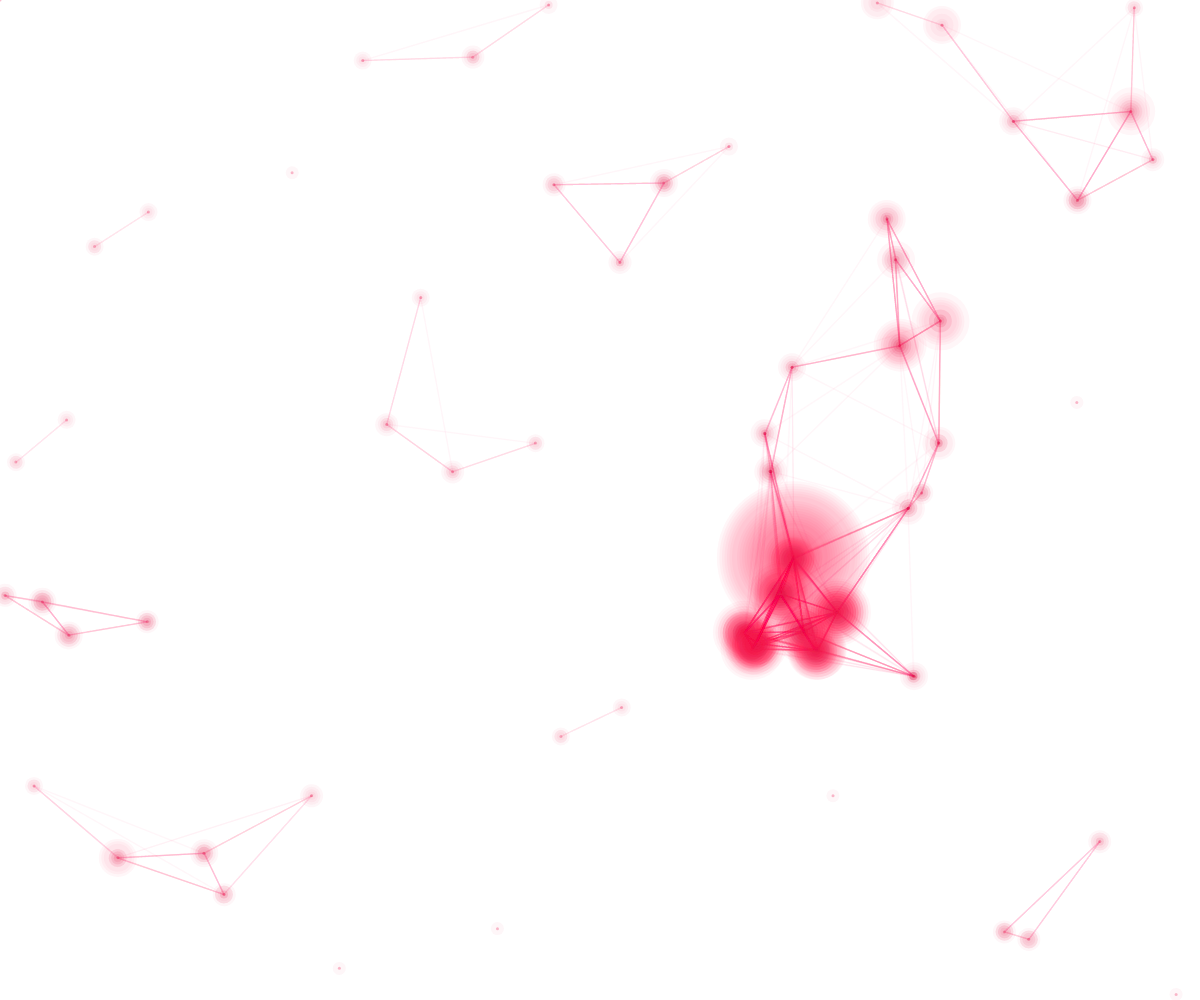
Frame 1 (no input)
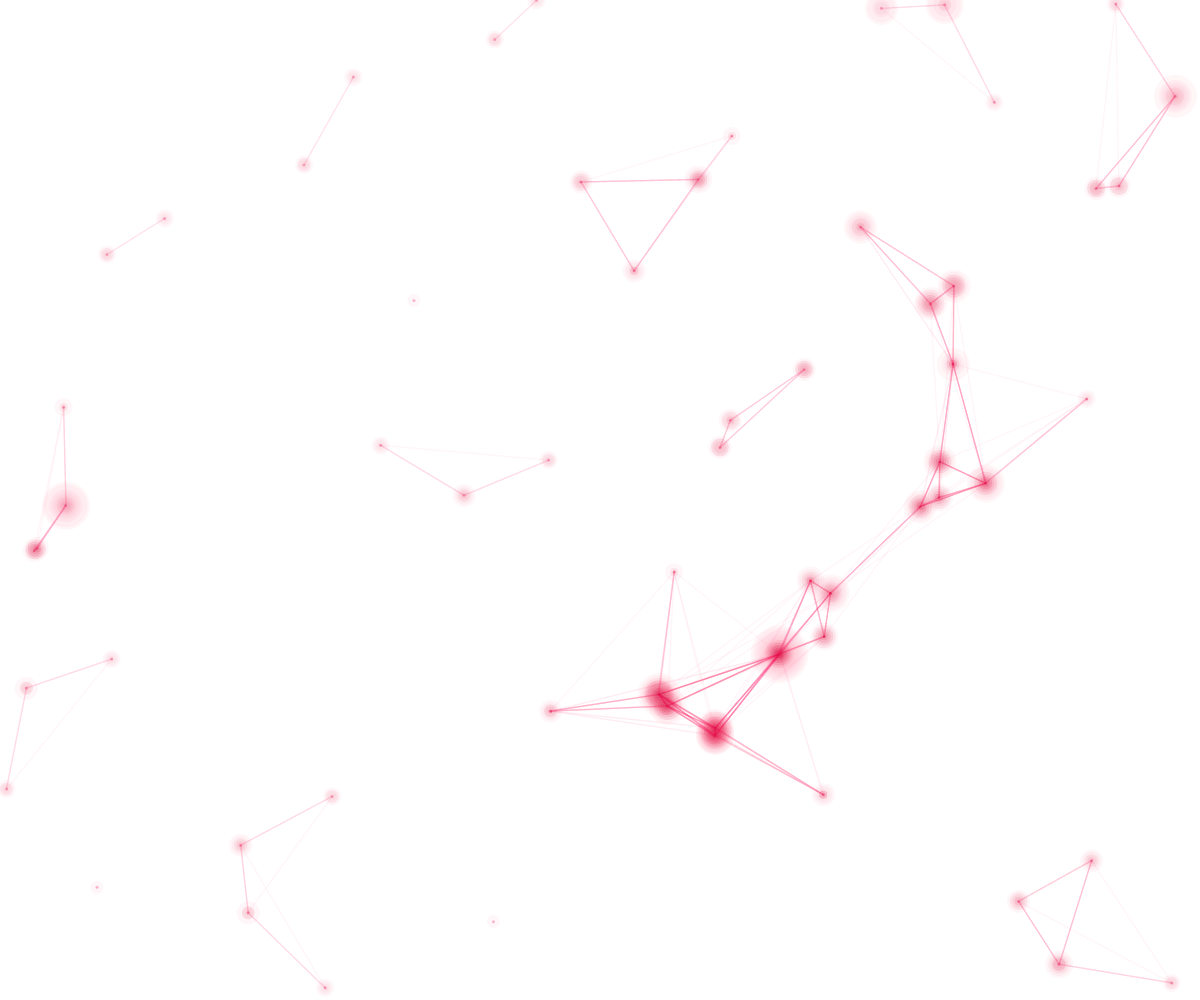
Frame 60 (no input)
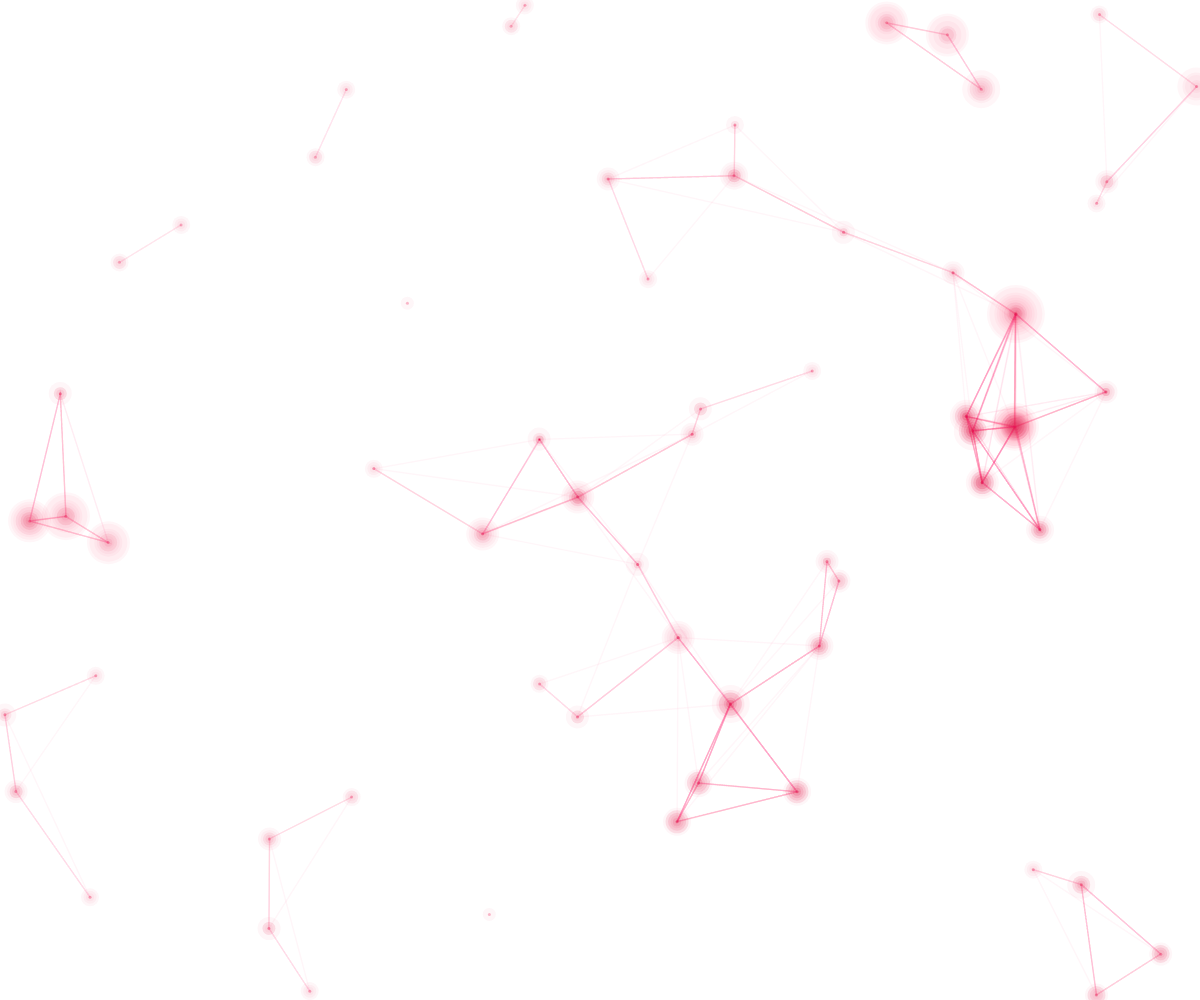
Frame 120 (the mouse pressed at the canvas centre since frame 60)

The p5.js sketch that drew these frames (run headless with seeded random() and noise() and a simulated clock; from frame 60 on, the mouse is pressed at the canvas centre):

// p5.js sketch
// ── sketch.js
var particles = [];
var immortalParticles;
var connectRadius;
var particleSize = 3;
var maxParticleSpeed = 0.045;
var mouseVelocity = 1.3;
var glowFactor = 5;

var pMouseX;
var pMouseY;

var pulseSize = 12;

var r = 237;
var g = 34;
var b = 93;

function setup() {
  createCanvas(
    window.innerWidth,
    window.innerHeight
  );

  setEnvironmentVariables();
  seedParticles();
  pMouseX = mouseX;
  pMouseY = mouseY;
}

function setEnvironmentVariables() {

  immortalParticles = map(
    width * height / 10000,
    10,
    140,
    10,
    70
  );
  immortalParticles = Math.min(immortalParticles, 70);
  connectRadius = map(
    immortalParticles,
    10,
    140,
    50,
    260
  );
}

function draw() {
  background(255);
  particles.forEach(function(particle1, i){

    if (!particle1.immortality) {
      if ((particle1.coordinates.x >= width || particle1.coordinates.x <= 0)
        || (particle1.coordinates.y >= height || particle1.coordinates.y <= 0)) {
        particles.remove(i);
      } else {
        particle1.pulse();
      }
    }

    particle1.render();
    particle1.move();
    particle1.connections++;

    particles.forEach(function(particle2, i2) {

      if (dist(
        particle1.coordinates.x,
        particle1.coordinates.y,
        particle2.coordinates.x,
        particle2.coordinates.y
      ) >= connectRadius) {
        return;
      }

      particle2.move();
      particle2.connections++;
      particles.forEach(function(particle3, i3) {

        if (dist(
          particle2.coordinates.x,
          particle2.coordinates.y,
          particle3.coordinates.x,
          particle3.coordinates.y
        ) >= connectRadius)
        {
          particle3.connections = 0;
          return;
        }


        particle3.move();
        particle3.glow();
        particle3.connections++;

        noStroke();
        strokeWeight(1.5);
        stroke(r, g, b, 5);
        noFill();

        triangle(
          particle1.coordinates.x,
          particle1.coordinates.y,
          particle2.coordinates.x,
          particle2.coordinates.y,
          particle3.coordinates.x,
          particle3.coordinates.y
        );

      });
    });
  });

  pMouseX = mouseX;
  pMouseY = mouseY;

}

function seedParticles() {
  for (i = 0; i <= immortalParticles; i++) {
    var velocity = createVector(
      random(-maxParticleSpeed, maxParticleSpeed),
      random(-maxParticleSpeed, maxParticleSpeed)
    );
    var particle = new Particle(
      random(0, width),
      random(0, height),
      velocity,
      true
    );
    particles.push(particle);
  }
}

function Particle(x, y, velocity, immortality) {
  this.stay = 0;
  this.coordinates = createVector(x, y);
  this.velocity = velocity;
  this.pulsed = pulseSize;
  this.immortality = immortality;
  this.connections = 0;

  this.move = function() {
    this.coordinates.add(this.velocity);

    if (this.immortality) {
      this.bounce();
    }
  }

  this.bounce = function() {
    if (this.coordinates.x <= 0 || this.coordinates.x >= width) {
      this.velocity.x = this.velocity.x * -1;
    }
    if (this.coordinates.y <= 0 || this.coordinates.y >= height) {
      this.velocity.y = this.velocity.y * -1;
    }
  }

  this.render = function() {
   strokeWeight(particleSize);
    stroke(r, g, b, 75);
    point(
      this.coordinates.x,
      this.coordinates.y
    );
  }

  this.pulse = function() {
    if (!this.immortality && this.pulsed <= pulseSize) {
      strokeWeight(particleSize + this.pulsed);
      stroke(r, g, b, 255 - this.pulsed);
      point(
        this.coordinates.x,
        this.coordinates.y
      );
      this.pulsed -= 2;
    }
  }

  this.glow = function() {
   strokeWeight(particleSize + this.connections * glowFactor);
    stroke(r, g, 70, 10);
    point(
      this.coordinates.x,
      this.coordinates.y
    );
  }
}

function mouseMoved() {
  if (frameCount % 5 == 0) {
    var v = createVector(
      mouseX - pMouseX > 0 ? -maxParticleSpeed * mouseVelocity : maxParticleSpeed * mouseVelocity,
      mouseY - pMouseY > 0 ? -maxParticleSpeed * mouseVelocity : maxParticleSpeed * mouseVelocity
    );
    var particle = new Particle(
      mouseX,
      mouseY,
      v,
      false
    );
    particles.push(particle);
  }
}

function windowResized() {
   createCanvas(
    window.innerWidth,
    window.innerHeight
  );
  resetEnvironment();
}

function resetEnvironment() {
  particles = [];
  seedParticles();
  setEnvironmentVariables();
}

Array.prototype.remove = function(from, to) {
  var rest = this.slice((to || from) + 1 || this.length);
  this.length = from < 0 ? this.length + from : from;
  return this.push.apply(this, rest);
};
